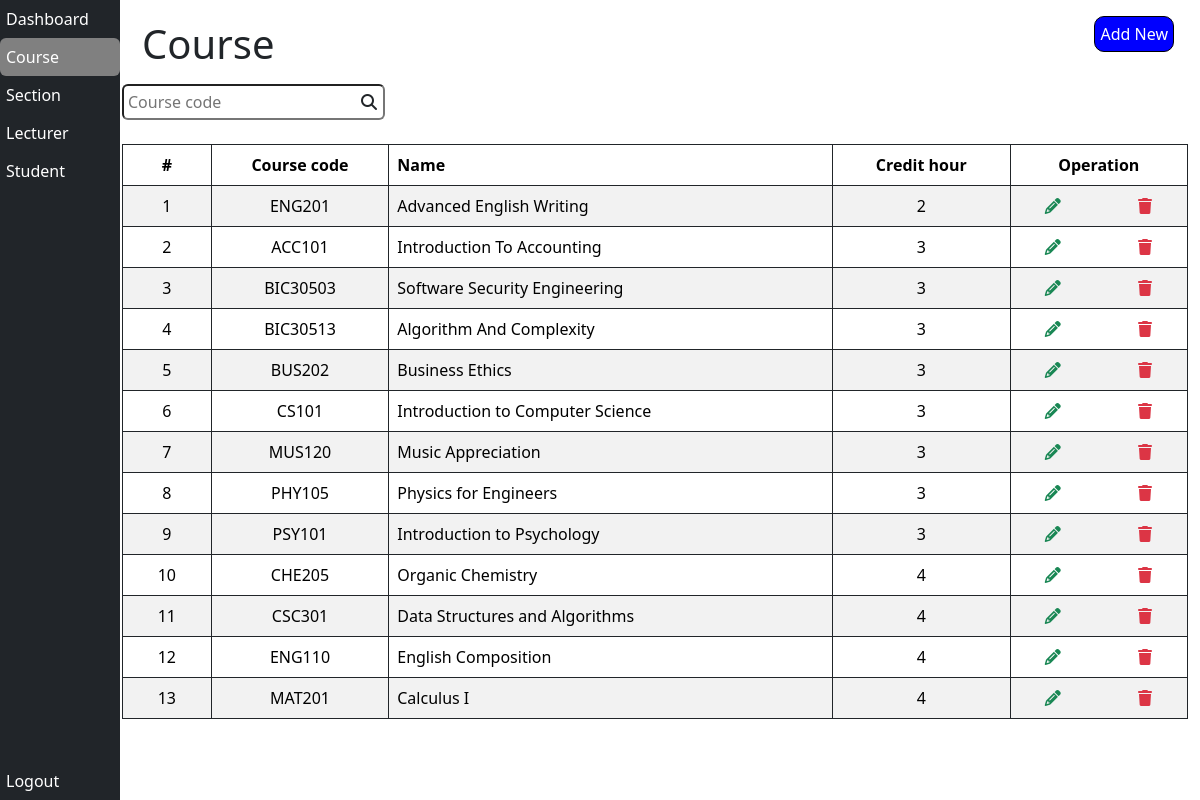
Page /Staff/course.php (signed in) on the committed database.
### tables this page shows
CREATE TABLE `course` (
  `course_code` varchar(255) NOT NULL,
  `course_name` varchar(255) NOT NULL,
  `course_credit_hour` int(11) NOT NULL,
  `course_archive` int(11) NOT NULL DEFAULT 0
);

### Staff/course.php (the view, shortened to what this page needs)
<?php
  if(!isset($_SESSION['admin'])) {
    echo 'Please login first <br>';
    echo 'Click <a href="index.php">here<a/> to login';
  }else {
    include 'db.php';
?>
<!DOCTYPE html>
<html lang="en">
<head>
  <link href="https://cdn.jsdelivr.net/npm/bootstrap@5.3.3/dist/css/bootstrap.min.css" rel="stylesheet"
>
  <link rel="stylesheet" href="https://cdnjs.cloudflare.com/ajax/libs/font-awesome/6.5.2/css/all.min.css"
 />
  <link rel="stylesheet" href="./styles/style.css">
  <link rel="stylesheet" href="./styles/sidebar.css">
</head>
<body>
  <div class="container-fluid">
    <div class="bg-dark text-white sidebar">
      <a href="dashboard.php" class="btn nav-btn text-white d-block text-start">Dashboard</a>
      <a href="course.php" class="btn nav-btn text-white d-block text-start selected">Course</a>
      <a href="section.php" class="btn nav-btn text-white d-block text-start">Section</a>
      <a href="lecturer.php" class="btn nav-btn text-white d-block text-start">Lecturer</a>
      <a href="student.php" class="btn nav-btn text-white d-block text-start">Student</a>
      <a href="clearId.php"
        class="btn nav-btn text-white d-block text-start position-absolute w-100 bottom-0">Logout</a>
    </div>
    <div class="main-content">
      <h1 class="title">Course</h1>
      <button class="add-new-button position-absolute d-flex flex-column align-items-center mt-3 me-3"
        onclick="window.location.href = 'operation/course/addCourse.php'">Add New</button>
      <form autocomplete="off">
        <div class="position-relative d-inline">
          <input type="text" class="ps-1 pe-4 py-1 rounded mt-2" placeholder="Course code" id="courseCodeInput">
          <i class="fas fa-search position-absolute end-0 top-50 translate-middle-y me-2"></i>
        </div>
      </form>
      <table class="table table-striped table-bordered border-dark mt-4" id="courseTable">
        <thead>
          <div class="row">
            <th scope="col" class="col-1 text-center">
              #
            </th>
            <th scope="col" class="col-2 text-center">
              Course code
            </th>
            <th scope="col" class="col-5">
              Name
            </th>
            <th scope="col" class="col-2 text-center">
              Credit hour
            </th>
            <th scope="col" class="col-2 text-center">
              Operation
            </th>
          </div>
        </thead>
        <tbody>
          <?php
              $count = 1;
              $sql = "SELECT course_code, course_name, course_credit_hour FROM course WHERE course_archive = 0 ORDER BY course_credit_hour, course_code";
              $result = mysqli_query($conn, $sql);
              if(mysqli_num_rows($result) > 0) {
                while($row = mysqli_fetch_assoc($result)) {
            ?>
          <tr>
            <td scope="row" class="text-center"><?php echo $count++?></td>
            <td class="text-center"><?php echo $row["course_code"]?></td>
            <td><?php echo $row["course_name"]?></td>
            <td class="text-center"><?php echo $row["course_credit_hour"]?></td>
            <td>
              <div class="row">
                <div class="col-6 text-center">
                  <a href="./operation/course/editCourse.php?id=<?php echo $row["course_code"]?>">
                    <i class="fa-solid fa-pencil text-success"></i>
                  </a>
                </div>
                <div class="col-6 text-center">
                  <a href="#">
                    <i class="fa-solid fa-trash text-danger"
                      onclick="deleteCourse('<?php echo $row['course_code']?>', '<?php echo htmlspecialchars($row['course_name'], ENT_QUOTES)?>')"
                      name="delete"></i>
                  </a>
                </div>
              </div>
            </td>
          </tr>
          <?php
              }
            }else {
              echo
                '<tr>
                  <td colspan="8" class="text-center">No sections found</td>
                </tr>';
            }
          ?>
        </tbody>
      </table>
    </div>
  </div>
</body>
</html>
<?php
  }
?>

### Staff/styles/style.css (style rules this page uses)
*, *::before, *::after { box-sizing: border-box; padding: 0; margin: 0; }
body { width: 100%; }
.main-content { margin-top: 10px; margin-left: 110px; }
.title { padding: 10px 0px 0px 20px; }
.add-new-button { cursor: pointer; padding: 5px; border-radius: 10px; border: 1px solid black; top: 0; right: 10px; background-color: rgb(0, 0, 255); color: white; }

### Staff/styles/sidebar.css (style rules this page uses)
.sidebar { height: 100vh; position: fixed; top: 0; bottom: 0; left: 0; z-index: 999; }
.nav-btn { padding: 6px 30px 6px 5px; }
.btn:hover, .selected { background-color: gray; }

### rows in the picture
course: course_code "ENG201", course_name "Advanced English Writing", course_credit_hour "2"
course: course_code "ACC101", course_name "Introduction To Accounting", course_credit_hour "3"
course: course_code "BIC30503", course_name "Software Security Engineering", course_credit_hour "3"
course: course_code "BIC30513", course_name "Algorithm And Complexity", course_credit_hour "3"
course: course_code "BUS202", course_name "Business Ethics", course_credit_hour "3"
course: course_code "CS101", course_name "Introduction to Computer Science", course_credit_hour "3"
course: course_code "MUS120", course_name "Music Appreciation", course_credit_hour "3"
course: course_code "PHY105", course_name "Physics for Engineers", course_credit_hour "3"
course: course_code "PSY101", course_name "Introduction to Psychology", course_credit_hour "3"
course: course_code "CHE205", course_name "Organic Chemistry", course_credit_hour "4"
course: course_code "CSC301", course_name "Data Structures and Algorithms", course_credit_hour "4"
course: course_code "ENG110", course_name "English Composition", course_credit_hour "4"
course: course_code "MAT201", course_name "Calculus I", course_credit_hour "4"
